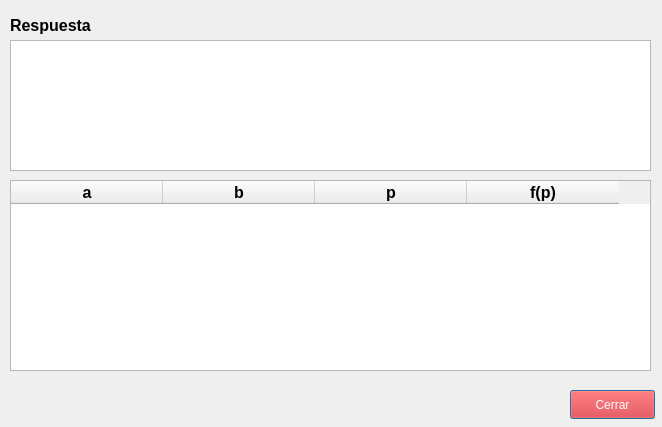
<?xml version="1.0" encoding="UTF-8"?>
<ui version="4.0">
 <class>Dialog</class>
 <widget class="QDialog" name="Dialog">
  <property name="windowModality">
   <enum>Qt::WindowModal</enum>
  </property>
  <property name="geometry">
   <rect>
    <x>0</x>
    <y>0</y>
    <width>662</width>
    <height>427</height>
   </rect>
  </property>
  <property name="windowTitle">
   <string>Respuesta</string>
  </property>
  <property name="modal">
   <bool>true</bool>
  </property>
  <widget class="QTableWidget" name="tbIteraciones">
   <property name="geometry">
    <rect>
     <x>10</x>
     <y>180</y>
     <width>641</width>
     <height>191</height>
    </rect>
   </property>
   <property name="sizePolicy">
    <sizepolicy hsizetype="Maximum" vsizetype="Maximum">
     <horstretch>0</horstretch>
     <verstretch>0</verstretch>
    </sizepolicy>
   </property>
   <property name="minimumSize">
    <size>
     <width>641</width>
     <height>0</height>
    </size>
   </property>
   <property name="maximumSize">
    <size>
     <width>641</width>
     <height>192</height>
    </size>
   </property>
   <attribute name="horizontalHeaderDefaultSectionSize">
    <number>152</number>
   </attribute>
   <column>
    <property name="text">
     <string>a</string>
    </property>
    <property name="font">
     <font>
      <pointsize>12</pointsize>
      <weight>75</weight>
      <bold>true</bold>
     </font>
    </property>
    <property name="textAlignment">
     <set>AlignHCenter|AlignVCenter|AlignCenter</set>
    </property>
   </column>
   <column>
    <property name="text">
     <string>b</string>
    </property>
    <property name="font">
     <font>
      <pointsize>12</pointsize>
      <weight>75</weight>
      <bold>true</bold>
     </font>
    </property>
    <property name="textAlignment">
     <set>AlignHCenter|AlignVCenter|AlignCenter</set>
    </property>
   </column>
   <column>
    <property name="text">
     <string>p</string>
    </property>
    <property name="font">
     <font>
      <pointsize>12</pointsize>
      <weight>75</weight>
      <bold>true</bold>
     </font>
    </property>
    <property name="textAlignment">
     <set>AlignHCenter|AlignVCenter|AlignCenter</set>
    </property>
   </column>
   <column>
    <property name="text">
     <string>f(p)</string>
    </property>
    <property name="font">
     <font>
      <pointsize>12</pointsize>
      <weight>75</weight>
      <bold>true</bold>
     </font>
    </property>
    <property name="textAlignment">
     <set>AlignHCenter|AlignVCenter|AlignCenter</set>
    </property>
   </column>
  </widget>
  <widget class="QLabel" name="label">
   <property name="geometry">
    <rect>
     <x>10</x>
     <y>10</y>
     <width>91</width>
     <height>31</height>
    </rect>
   </property>
   <property name="styleSheet">
    <string notr="true">font-size: 12px;
font-style: bold;</string>
   </property>
   <property name="text">
    <string>&lt;html&gt;&lt;head/&gt;&lt;body&gt;&lt;p&gt;&lt;span style=&quot; font-size:12pt; font-weight:600;&quot;&gt;Respuesta&lt;/span&gt;&lt;/p&gt;&lt;/body&gt;&lt;/html&gt;</string>
   </property>
  </widget>
  <widget class="QPushButton" name="btnCerrar">
   <property name="geometry">
    <rect>
     <x>570</x>
     <y>390</y>
     <width>85</width>
     <height>29</height>
    </rect>
   </property>
   <property name="styleSheet">
    <string notr="true">background-color: red;
color: white;</string>
   </property>
   <property name="text">
    <string>Cerrar</string>
   </property>
  </widget>
  <widget class="QTextEdit" name="txtRespuesta">
   <property name="geometry">
    <rect>
     <x>10</x>
     <y>40</y>
     <width>641</width>
     <height>131</height>
    </rect>
   </property>
   <property name="readOnly">
    <bool>true</bool>
   </property>
   <property name="html">
    <string>&lt;!DOCTYPE HTML PUBLIC &quot;-//W3C//DTD HTML 4.0//EN&quot; &quot;http://www.w3.org/TR/REC-html40/strict.dtd&quot;&gt;
&lt;html&gt;&lt;head&gt;&lt;meta name=&quot;qrichtext&quot; content=&quot;1&quot; /&gt;&lt;style type=&quot;text/css&quot;&gt;
p, li { white-space: pre-wrap; }
&lt;/style&gt;&lt;/head&gt;&lt;body style=&quot; font-family:'Noto Sans'; font-size:9pt; font-weight:400; font-style:normal;&quot;&gt;
&lt;p style=&quot;-qt-paragraph-type:empty; margin-top:0px; margin-bottom:0px; margin-left:0px; margin-right:0px; -qt-block-indent:0; text-indent:0px;&quot;&gt;&lt;br /&gt;&lt;/p&gt;&lt;/body&gt;&lt;/html&gt;</string>
   </property>
  </widget>
 </widget>
 <resources/>
 <connections/>
</ui>
